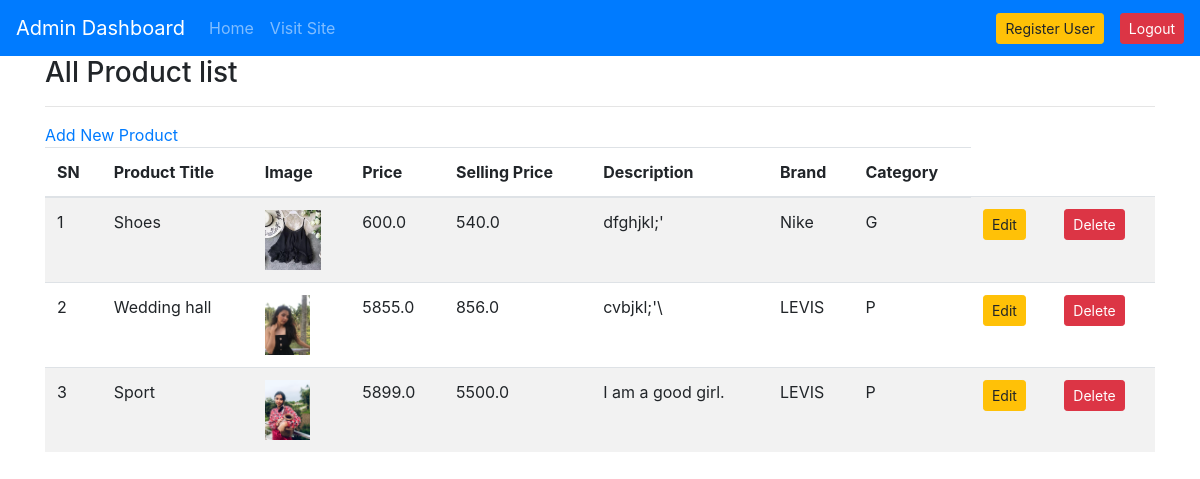
/admin-product/list/ (signed in), run on the app's committed database.
### products/models.py (models this page shows, shortened)
class Product(models.Model):
    title = models.CharField(max_length=100)
    Price = models.FloatField()
    Selling_Price= models.FloatField()
    Description = models.TextField()
    Manufacturer = models.CharField(max_length=100)
    category = models.CharField(choices=PASAL_CHOICES, max_length=2)
    Image = models.ImageField(upload_to='productimg')

### products/views.py (the view)
# urls.py: path("admin-product/list/", views.AdminProductListView.as_view(),
@method_decorator(admin_only , name='dispatch')
class AdminProductListView(ListView):
    template_name = "admins/adminproductlist.html"
    queryset = Product.objects.all().order_by("-id")
    context_object_name = "allproducts"

### products/auth.py (called while the page is built)
def admin_only(view_function):
    def wrapper_function(request, *args, **kwargs):
        if request.user.is_staff:
            return view_function(request, *args, **kwargs)
        else:
            return redirect('/')
    return wrapper_function

### admins/templates/admins/adminproductlist.html (shortened to what this page needs)
{% extends 'layout-admin.html' %}
{% load static %}
{% block content %}
<div class="container">
    <div class="row">
        <div class="col-md-12">
            <h3>All Product list</h3><hr>
            <a href="{% url 'adminproductcreate' %}">Add New Product</a>
            <table class="table table-striped">
                <thead>
                    <tr>
                        <th>SN</th>
                        <th>Product Title</th>
                        <th>Image</th>
                        <th> Price</th>
                        <th> Selling Price</th>
                        <th>Description</th>
                        <th>Brand</th>
                        <th>Category</th>
                    </tr>
                </thead>
                <tbody>
                    {% for p in allproducts %}
                    <tr>
                        <td>{{forloop.counter}}</td>
                        <td>{{p.title}}</td>
                        <td><img src="{{p.Image.url}}" style="height: 60px;" alt=""></td>
                        <td>{{p.Price}}</td>
                        <td>{{p.Selling_Price}}</td>
                        <td>{{p.Description}}</td>
                        <td>{{p.Manufacturer}}</td>
                        <td>{{p.category}}</td>
                        <td>
                            <a
                            href="{% url 'updateproduct' p.id %}"
                            class="btn btn-warning btn-sm"
                            >Edit</a
                          >
                        </td>
                        <td>
                          <form
                            action="{% url 'deleteproduct' p.id %}"
                            method="POST"
                            class="d-inline"
                          >
                            <input type="submit" value="Delete" class="btn btn-danger btn-sm" onclick="return confirm('Are you sure want to delete this product?')">
                          </form>
                        </td>
                              </tr>
                              {% endfor %}
                          </tbody>
            </table>
        </div>
    </div>
</div>
{% endblock %}

### data on the page
Product: title "Shoes", Image (picture), Price "600.0", Selling_Price "540.0", Description "dfghjkl;'", Manufacturer "Nike", category "G"
Product: title "Wedding hall", Image (picture), Price "5855.0", Selling_Price "856.0", Description "cvbjkl;'\\", Manufacturer "LEVIS", category "P"
Product: title "Sport", Image (picture), Price "5899.0", Selling_Price "5500.0", Description "I am a good girl.", Manufacturer "LEVIS", category "P"
